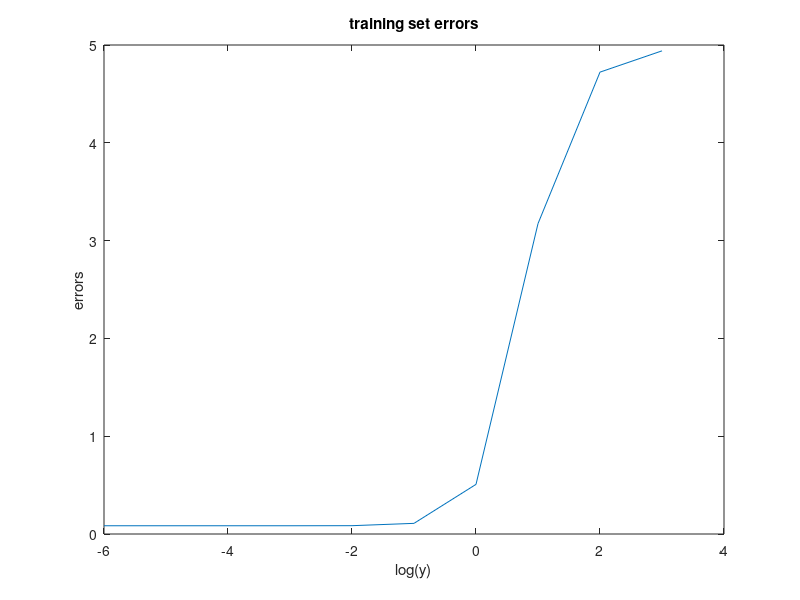
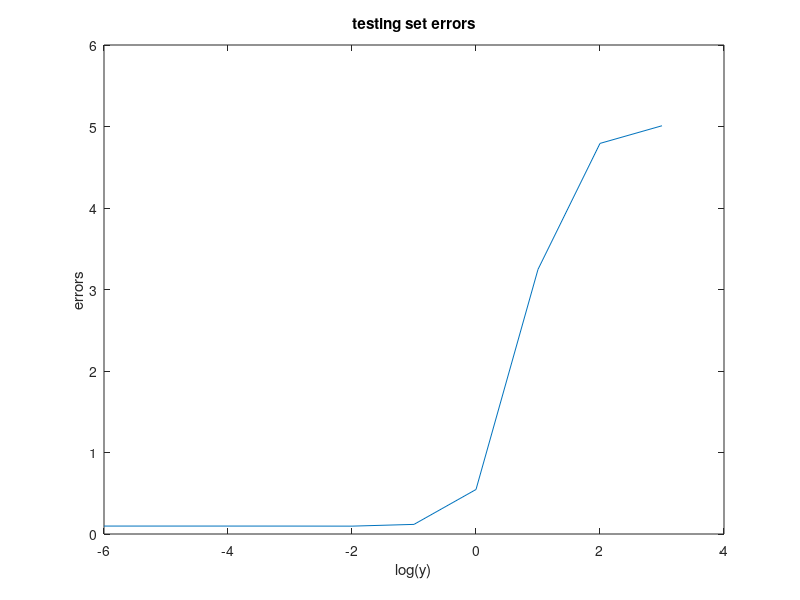

Write the MATLAB code that produced these figures, in order.
%This script shows excercise3 a)

x = rand(600,10); %xi are drawn from the standard normal distribution. 
w = rand(10,1); %Pick a random value for w from the standard normal distribution
n = rand(600,1); %ni are drawn from the standard normal distribution. 

y = x*w + n; %generate a noisy random data set, containing 600 samples

x_train = x(1:100,:); %Split the data set into a training set of size 100
y_train = y(1:100,:);
x_test = x(101:600,:); % Split the data set into a test set of size 500.
y_test = y(101:600,:);

error_train = zeros(10,1);
error_test = zeros(10,1);
k=1;
for i = -6:1:3
    w_train = (x_train'*x_train + 10^(i)*100*eye(10)) \ x_train' * y_train; %perform ridge regression
    y_test_train = x_test*w_train; %generate new new noisy data set using estimated w

    %%Using equation (3) compute the mean squared error on the training set
    error_train(k) = 100 \ (w_train' * x_train' * x_train * w_train - 2 * y_train'...
        * x_train * w_train + y_train' * y_train); 

    %Using equation (3) compute the mean squared error on the test sets
    error_test(k) = 500 \ (w_train' * x_test' * x_test * w_train - 2 * y_test'...
        * x_test * w_train + y_test' * y_test); 
    k=k+1;
end

i = -6:1:3;
figure
plot(i,error_train);
title('training set errors')
xlabel('log(y)')
ylabel('errors')
figure
plot(i,error_test);
title('testing set errors')
xlabel('log(y)')
ylabel('errors')